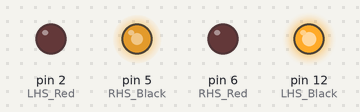
A sketch run on a simulated Arduino Uno, built with avr-gcc and run on an emulated ATmega328P. On the bench: output pins drawn as LEDs (lit = HIGH).

Above: at 0.1 s.
At 9.1 s:
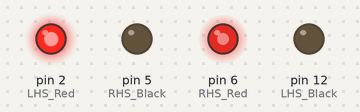
At 13.6 s:
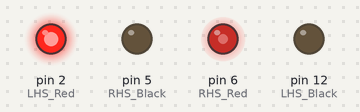
At 22.6 s:
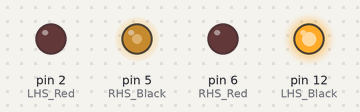
At 34.6 s:
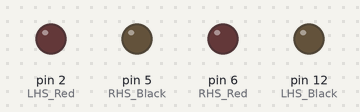
Timing chart, 0 to 40.0 s (numbered marks = the images above):
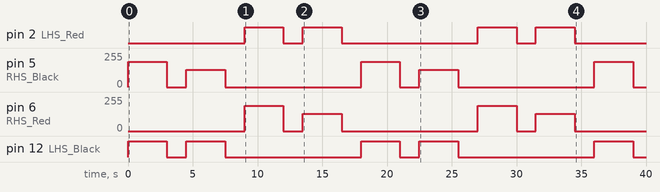

The sketch:

Part_2_Speed.ino
```cpp
/**********************************************************
 EE Lab 4 Part 2:
3/4 speed is 191 for analogWrite
while 1/2 speed is about 128
I put a 1.5 s delay for each condition and 3 s for each
condition to run.
 **********************************************************/
// Red wire moves wheels backwards
// Black wire moves wheels forwards

// Motor A connections (Right Wheel)
const int RHS_Red = 6;
const int RHS_Black = 5;
// Motor B connections (Left Wheel)
const int LHS_Red = 2;
const int LHS_Black = 12;

void setup() {
  Serial.begin(9600);
  //set all the motor control pins to outputs
  pinMode(LHS_Red, OUTPUT);
  pinMode(LHS_Black, OUTPUT);
  pinMode(RHS_Red, OUTPUT);
  pinMode(RHS_Black, OUTPUT);
}

void loop() {
  // forwards at 3/4 speed
  analogWrite(LHS_Red, 0);
  analogWrite(LHS_Black, 191);
  analogWrite(RHS_Red, 0);
  analogWrite(RHS_Black, 191);
  delay(3000);
  brake_wheels();

  // forwards at 1/2 speed
  analogWrite(LHS_Red, 0);
  analogWrite(LHS_Black, 128);
  analogWrite(RHS_Red, 0);
  analogWrite(RHS_Black, 128);
  delay(3000);
  brake_wheels();

  // backwards at 3/4 speed
  analogWrite(LHS_Red, 191);
  analogWrite(LHS_Black, 0);
  analogWrite(RHS_Red, 191);
  analogWrite(RHS_Black, 0);
  delay(3000);
  brake_wheels();

  // backwards at 1/2 speed
  analogWrite(LHS_Red, 128);
  analogWrite(LHS_Black, 0);
  analogWrite(RHS_Red, 128);
  analogWrite(RHS_Black, 0);
  delay(3000);
  brake_wheels();

}

void brake_wheels() {
  analogWrite(LHS_Red, 0);
  analogWrite(LHS_Black, 0);
  analogWrite(RHS_Red, 0);
  analogWrite(RHS_Black, 0);
  delay(1500);
};
```

Measured:
- by itself, pin 2 (LHS_Red): LOW → HIGH at 9.0 s, → LOW 3.0 s later, → HIGH 1.5 s later, → LOW 3.0 s later, … (8 changes in this stretch)
- by itself, pin 5 (RHS_Black): repeats every 18.0 s: 0/255 1.5 s, 128/255 3.0 s, 0/255 10.5 s, 191/255 3.0 s
- by itself, pin 6 (RHS_Red): 0/255 → 191/255 at 9.0 s, → 0/255 3.0 s later, → 128/255 1.5 s later, → 0/255 3.0 s later, … (8 changes in this stretch)
- by itself, pin 12 (LHS_Black): repeats every 18.0 s: LOW 1.5 s, HIGH 3.0 s, LOW 10.5 s, HIGH 3.0 s
